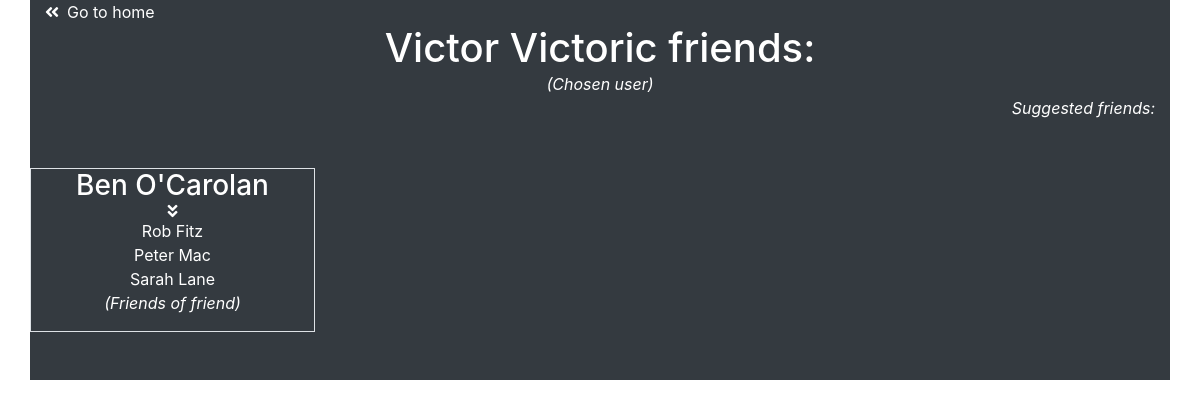
Page /single_user.php?id=4 on the committed database.
### tables this page shows
CREATE TABLE `users` (
  `id` int(11) NOT NULL,
  `firstname` varchar(100) NOT NULL,
  `surname` varchar(100) NOT NULL,
  `age` int(11) DEFAULT NULL,
  `gender` varchar(50) NOT NULL
);

### app/Database.php (called while the page is built, shortened)
<?php
abstract class Database{
    protected $dbh;
    protected $stmt;
    public function __construct()
    {
        $this->dbh = new PDO("mysql:host=localhost;dbname=insta;charset=utf8mb4",'root',"123456",array(
            PDO::ATTR_ERRMODE => PDO::ERRMODE_EXCEPTION,
            PDO::ATTR_PERSISTENT => false
        ));
    }
    public function query($query)
    {
        $this->stmt = $this->dbh->prepare($query);
    }
    public function bind($param, $value, $type = null){
        if (is_null($type)) {
            switch (true) {
                default:
                    $type = PDO::PARAM_STR;
            }
        }
        $this->stmt->bindValue($param, $value, $type);
    }
    public function execute(){
        $this->stmt->execute();
    }
    public function resultSet(){
        $this->execute();
        return $this->stmt->fetchAll(PDO::FETCH_OBJ);
    }
    public function single(){
        $this->execute();
        return $this->stmt->fetch(PDO::FETCH_OBJ);
    }
    public function find($id)
    {
        $this->query("SELECT * FROM ".$this->table." WHERE id = :id");
        $this->bind(":id",$id);
        return $this->single();
    }
}

### app/Users.php (called while the page is built, shortened)
<?php
class Users extends Database
{
    public function friendsByUser($id)
    {
        $this->query("SELECT
                  users.firstname,
                  users.surname,
                  friends.user2
                  FROM users
                  INNER JOIN friends
                  ON users.id = friends.user1
                  WHERE users.id = '$id'
                    ");
        return $this->resultSet();
    }
}

### single_user.php (the view, shortened to what this page needs)
<html>
<head>
    <link rel="stylesheet" href="https://stackpath.bootstrapcdn.com/bootstrap/4.3.1/css/bootstrap.min.css">
    <link rel="stylesheet" href="https://pro.fontawesome.com/releases/v5.10.0/css/all.css"/>
</head>
<body>
<?php
$user = new Users();
if(isset($_GET['id'])){
    $user_id = $_GET['id'];
    $chosen_user = $user->find($user_id);
    $friendsOfChosen = $user->friendsByUser($user_id);
}
?>
<div class="container bg-dark text-white">
    <i class="fas fa-angle-double-left mr-2"></i><a href="index.php" class="text-white text-decoration-none">Go to home</a>
    <h1 class="text-center mb-0"><?php echo "$chosen_user->firstname $chosen_user->surname friends:"; ?></h1>
    <p class="text-center m-0 p-0"><i>(Chosen user)</i></p>
    <div class="text-right mb-5"><span class="text-center m-0 p-0 mb-5"><i>Suggested friends:</i></span><br>
    </div>
    <div class="row">
<?php
$array = [];
?>
    <?php foreach ($friendsOfChosen as $friend) :   ?>
        <?php $findFriend = $user->find($friend->user2);
        $array[] .= $friend->user2;
        ?>
            <div class="col-sm-6 col-md-3 col-lg-3 mb-5 border">
                <h3 class='text-center mb-0'><a class='text-decoration-none text-white'
                                             href='single_user.php?id=<?php echo $findFriend->id ?>'><?php  echo $findFriend->firstname.' '.$findFriend->surname ?></a> </h3>
                <div class="text-center"><i class="fas fa-angle-double-down"></i></div>
                <?php $friendsOfFriend = $user->friendsByUser($findFriend->id); ?>
                <?php foreach ($friendsOfFriend as $value) :   ?>
                <?php $findFriend2 = $user->find($value->user2); ?>
                <?php
                    if (!in_array($findFriend2->id, $array)) {
                        if($user_id == $findFriend2->id){
                            continue;
                        }
                        echo "<p class='text-center mb-0'><a class='text-decoration-none text-white' href='single_user.php?id=$findFriend2->id'>$findFriend2->firstname $findFriend2->surname</a></p>";
                    }
                ?>
                <?php endforeach; ?>
                <p class='text-center'><i>(Friends of friend)</i></p>
            </div>
    <?php endforeach; ?>
    </div>
</div>
</body>
</html>

### rows in the picture
users: firstname "Victor", surname "Victoric", users.firstname "Ben", users.surname "O'Carolan"
users: users.firstname "Rob", users.surname "Fitz", users.firstname "Peter", users.surname "Mac", users.firstname "Sarah", users.surname "Lane"
